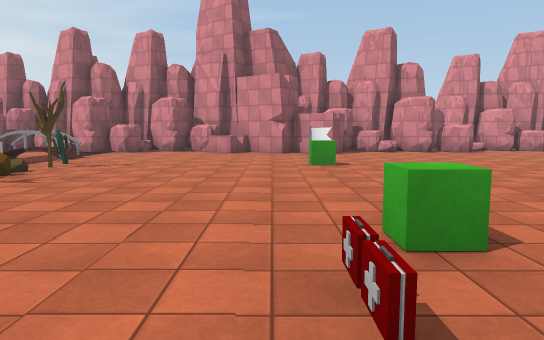
[1] (above)

18 first-person views from a walk through a 3-D level made in the Unity game engine. The camera is 1.5 m above the floor, tilts 6° down and sees 70° across. The floor is counted in squares, 2 m on a side. Each view is taken from the middle of a square. On the plan, view 1 faces up. The plan holds only what a view shows up to about 12 squares ahead; the rest is blank. The place goes on beyond the plan. The player character is not drawn. Some surface patterns are stand-ins.

[2]
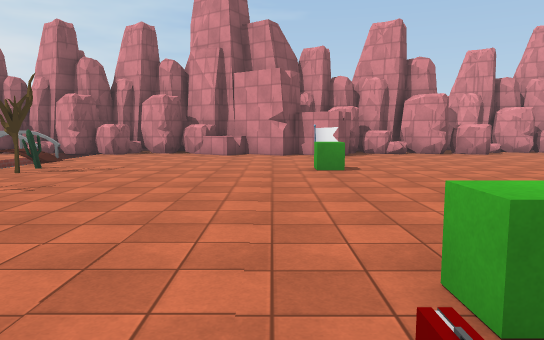

[3]
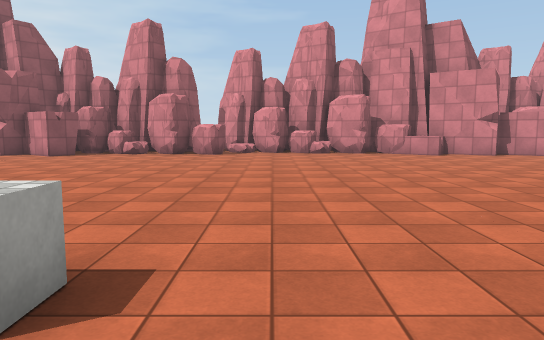

[4]
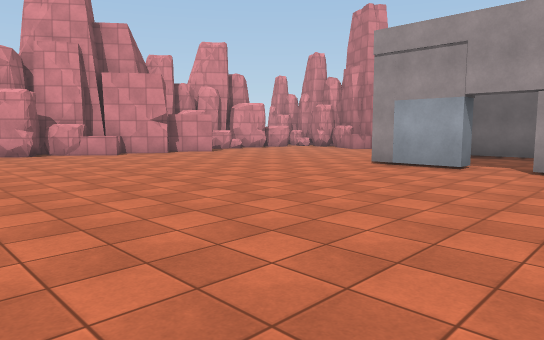

[5]
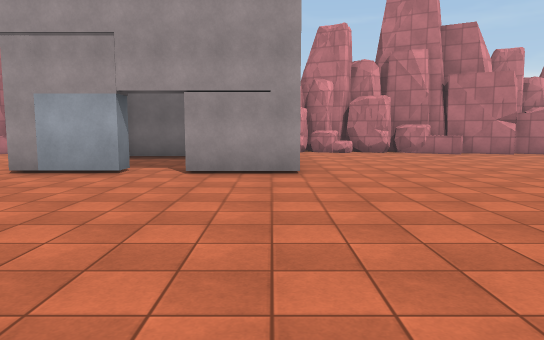

[6]
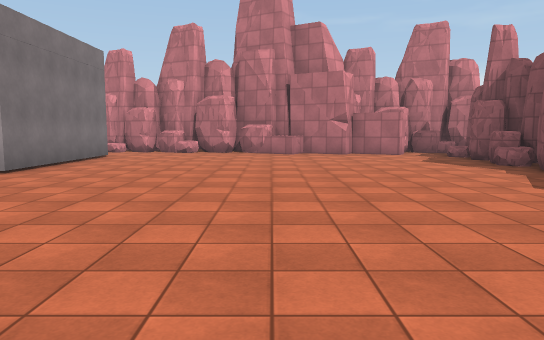

[7]
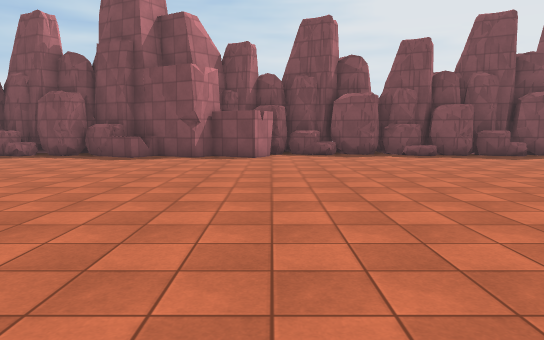

[8]
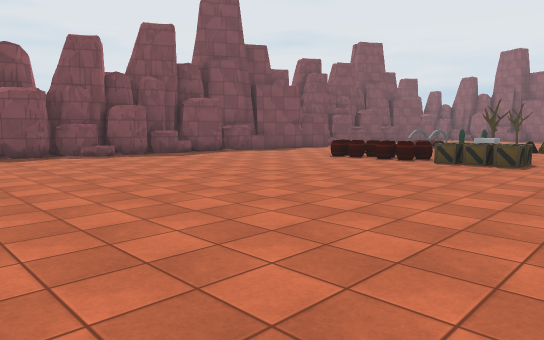

[9]
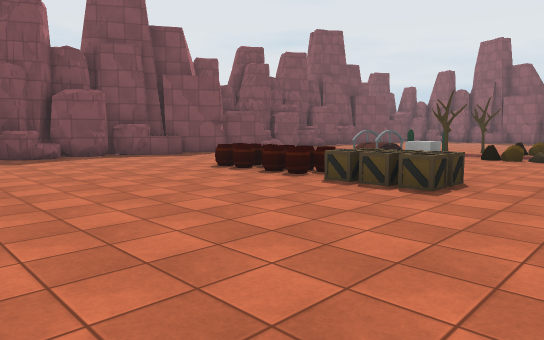

[10]
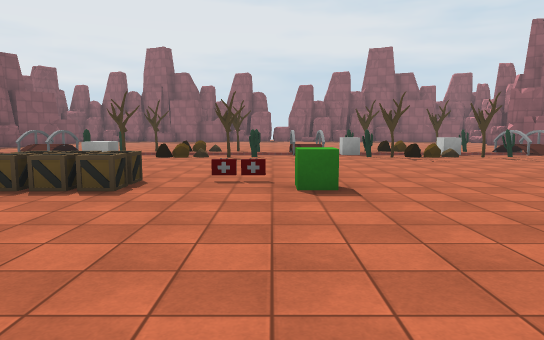

[11]
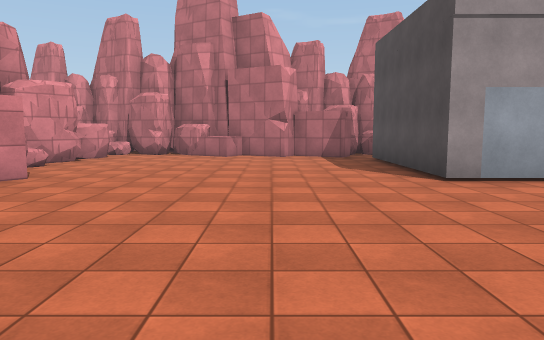

[12]
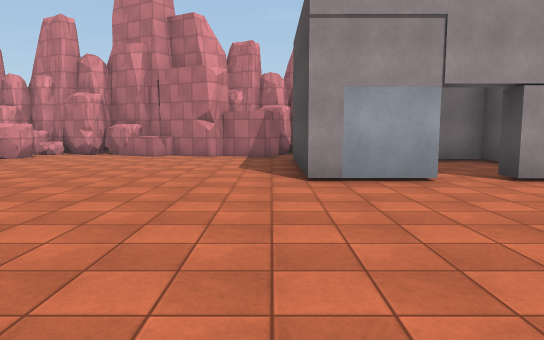

[13]
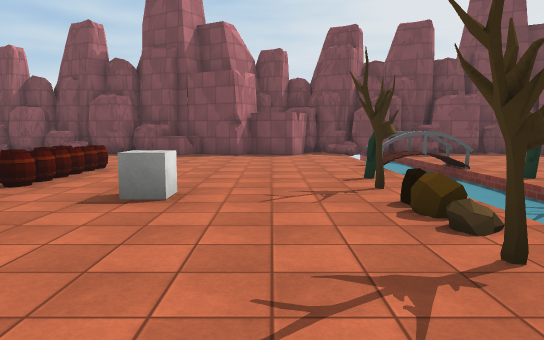

[14]
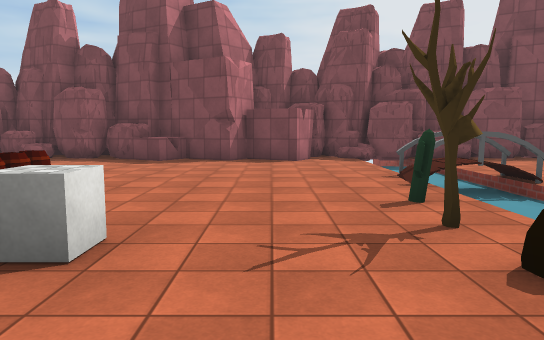

[15]
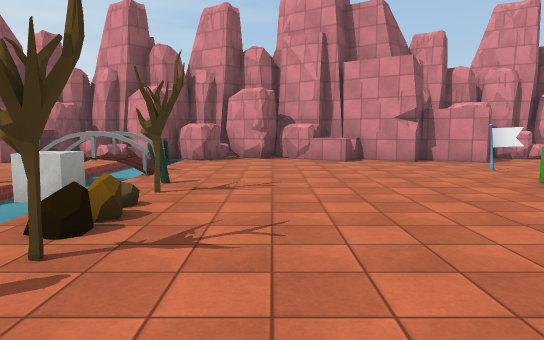

[16]
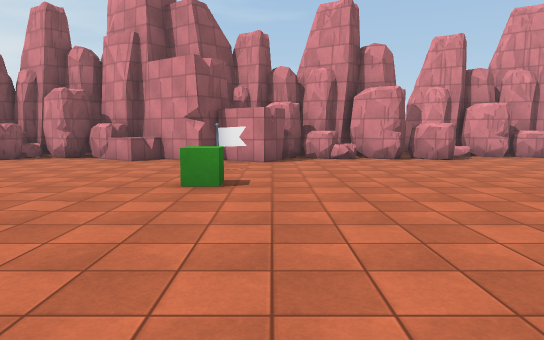

[17]
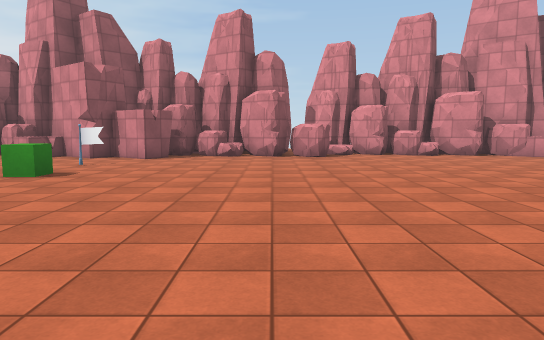

[18]
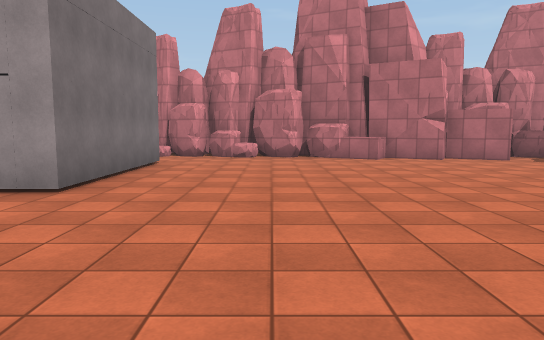

### Floor plan
Key: @ floor where view 1 was taken; # wall or solid block; x gap in a wall; . main floor; - floor 0.25 m lower than the main floor; : floor 0.5 m higher than the main floor; _ floor 0.5 m lower than the main floor; / step, stairs or slope; = window, fence, low wall or low ledge; ^ raised ledge; C cactus; T tree; G green cube; B box; O other object.
Columns run from 6 left of view 1 to 21 right of it. Each row starts with its distance up from view 1.
 15               #
 14 ######   ###########
 13 ##.######^###..^.######^###x
 12 _/...##.#..........##.#.....
 11 -/.........................#
 10 #/.....#...................#
  9 #/.........................#
  8 -CT....G...................#
  7 _O.........................#
  6  =.........................#
  5  CT...................OOOOO#
  4  O....................O...O
  3  # ....G.....O............O
  2  /.....G..............O...O
  1  CT...................OOOOO.
  0  =....@B....................
 -1 _=..O..B...................=
 -2 _/T....=...................#
 -3 _C.....=....................
 -4 -/.....^...................^
 -5 :#.........................#
 -6 _/.........................#
 -7 -/.........................#
 -8 _/.........................#
 -9 #=########^##..#####^###^###
-10 ###   ###########   #  ####

Where each view was taken, in squares from view 1:
view 1: 0 up, 0 right, facing up
view 2: 1 up, 0 right, facing up
view 3: 1 up, 8 right, facing up
view 4: 1 up, 8 right, facing up-right
view 5: 1 up, 9 right, facing right
view 6: 4 down, 9 right, facing right
view 7: 2 up, 10 right, facing down
view 8: 2 up, 10 right, facing down-left
view 9: 2 up, 6 right, facing down-left
view 10: 2 up, 6 right, facing left
view 11: 8 up, 10 right, facing right
view 12: 6 up, 10 right, facing right
view 13: 3 up, 3 left, facing down
view 14: 1 up, 3 left, facing down
view 15: 3 up, 3 left, facing up
view 16: 3 up, 2 right, facing up
view 17: 2 up, 5 right, facing up
view 18: 2 down, 11 right, facing right
